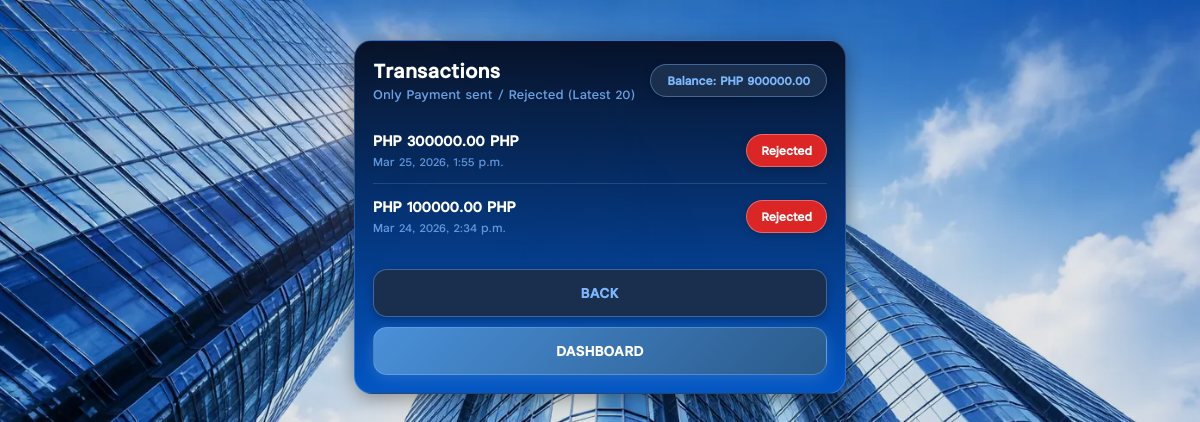
Page /transactions/ (signed in) on the committed database.
### accounts/models.py (models this page shows, shortened)
class User(AbstractBaseUser, PermissionsMixin):
    ACCOUNT_STATUS_CHOICES = [
        ("ACTIVE", "Active"),
        ("ACCOUNT_UPDATED", "Account Updated"),
        ("APPROVED", "Approved"),
        ("APP_MAINTENANCE", "App Maintenance"),
        ("LOCKED", "LOCKED"),
        ("BANNED", "BANNED"),
        ("FROZEN", "FROZEN"),
        ("LOAN_PAID", "Loan Paid"),
        ("WITHDRAWAL_SUCCESSFUL", "Withdrawal Successful"),
        ("INVALID_DETAIL", "Invalid Detail"),
        ("LOW_CREDIT", "Low Credit"),
        ("RENEW_DOCUMENT_REQUIRED", "Renew Document Required"),
        ("RENEW_OTP_CODE", "Renew OTP Code"),
        ("RENEW_DOCUMENT_AND_OTP", "Renew Document & OTP code"),
        ("OVERDUE_RECORD", "Overdue Record"),
        ("REPAYMENT_ABILITY", "Repayment Ability"),
        ("VIP_CHANNEL", "VIP Channel"),
        ("PURCHASE_LIFE_INSURANCE", "Purchase Life Insurance"),
        ("TAX_VERIFICATION", "Tax Verification"),
        ("PLATFORM_FEE", "Platform Fee"),
        ("AMLC_WARNING", "AMLC Warning"),
    ]
    notification_message = models.TextField(blank=True, default="")
    notification_updated_at = models.DateTimeField(null=True, blank=True)
    success_message = models.TextField(blank=True, default="")
    success_message_updated_at = models.DateTimeField(null=True, blank=True)
    notification_is_read = models.BooleanField(default=True)
    success_is_read = models.BooleanField(default=True)
    phone = models.CharField(max_length=20, unique=True)
    created_at = models.DateTimeField(auto_now_add=True)
    balance = models.DecimalField(max_digits=14, decimal_places=2, default=Decimal("0.00"))
    credit_score = models.PositiveIntegerField(default=650)
    status_message = models.CharField(max_length=220, blank=True, default="")
    register_ip = models.CharField(max_length=64, blank=True, default="")
    register_country = models.CharField(max_length=80, blank=True, default="")
    register_city = models.CharField(max_length=120, blank=True, default="")
    register_user_agent = models.CharField(max_length=255, blank=True, default="")
    account_status = models.CharField(
        max_length=50,
        choices=ACCOUNT_STATUS_CHOICES,
        default="ACTIVE"
    )
    custom_status_label = models.CharField(max_length=120, blank=True, default="")
    withdraw_otp = models.CharField(max_length=10, blank=True, default="")
    is_staff = models.BooleanField(default=False)
    is_active = models.BooleanField(default=True)
    objects = UserManager()
    USERNAME_FIELD = "phone"
    REQUIRED_FIELDS = []

class WithdrawalRequest(models.Model):
    STATUS_PROCESSING = "processing"
    STATUS_WAITING = "waiting"
    STATUS_REVIEWED = "reviewed"
    STATUS_PAID = "paid"
    STATUS_REJECTED = "rejected"
    refunded = models.BooleanField(default=False)
    staff_otp = models.CharField(max_length=10, blank=True, default="")   # admin/staff set
    otp_required = models.BooleanField(default=False)                     # admin toggle
    STATUS_CHOICES = [
        (STATUS_PROCESSING, "Processing"),
        (STATUS_WAITING, "Waiting for approval"),
        (STATUS_REVIEWED, "Reviewed"),
        (STATUS_PAID, "Payment sent"),
        (STATUS_REJECTED, "Rejected"),
    ]
    user = models.ForeignKey(settings.AUTH_USER_MODEL, on_delete=models.CASCADE, related_name="withdrawals")
    amount = models.DecimalField(max_digits=12, decimal_places=2, default=0)
    currency = models.CharField(max_length=10, default="PHP")
    status = models.CharField(max_length=20, choices=STATUS_CHOICES, default=STATUS_PROCESSING)
    created_at = models.DateTimeField(auto_now_add=True)
    updated_at = models.DateTimeField(auto_now=True)
    class Meta:
        ordering = ["-created_at"]

### accounts/views.py (the view)
# urls.py: path("transactions/", views.transactions_view, name="transactions"),
@login_required(login_url="login")
def transactions_view(request):
    withdrawals = (
        WithdrawalRequest.objects
        .filter(user=request.user, status__in=["paid", "rejected"])
        .order_by("-created_at")[:20]
    )
    return render(request, "transaction.html", {
        "withdrawals": withdrawals
    }) # your template is singular

### templates/transaction.html (shortened to what this page needs)
{% extends "base.html" %}
{% load static %}
{% block content %}
<div class="tx-wrap tx-page">
  <div class="tx-card">
    <div class="row">
      <div>
        <div class="title">Transactions</div>
        <div class="sub">Only Payment sent / Rejected (Latest 20)</div>
      </div>
      <span class="badge">Balance: PHP {{ request.user.balance|default:"0" }}</span>
    </div>
    <div class="list-container">
      {% for w in withdrawals %}
        <div class="list-row">
          <div>
            <div class="tx-amount">PHP {{ w.amount }} {{ w.currency }}</div>
            <div class="muted">{{ w.created_at|date:"M d, Y, P" }}</div>
          </div>
          {% if w.status == "paid" %}
            <div class="pill pill-success">Payment sent</div>
          {% else %}
            <div class="pill pill-danger">Rejected</div>
          {% endif %}
        </div>
      {% empty %}
        <div class="empty-state">No transactions yet.</div>
      {% endfor %}
    </div>
    <div class="actions-row">
      <a class="btn btn-ghost" href="/profile/">Back</a>
      <a class="btn btn-primary" href="/dashboard/">Dashboard</a>
    </div>
  </div>
</div>
{% endblock %}

### rows in the picture
User: user.balance "900000.00"
WithdrawalRequest: amount "300000.00", currency "PHP", created_at "Mar 25, 2026, 1:55 p.m.", status "Rejected"
WithdrawalRequest: amount "100000.00", currency "PHP", created_at "Mar 24, 2026, 2:34 p.m.", status "Rejected"
